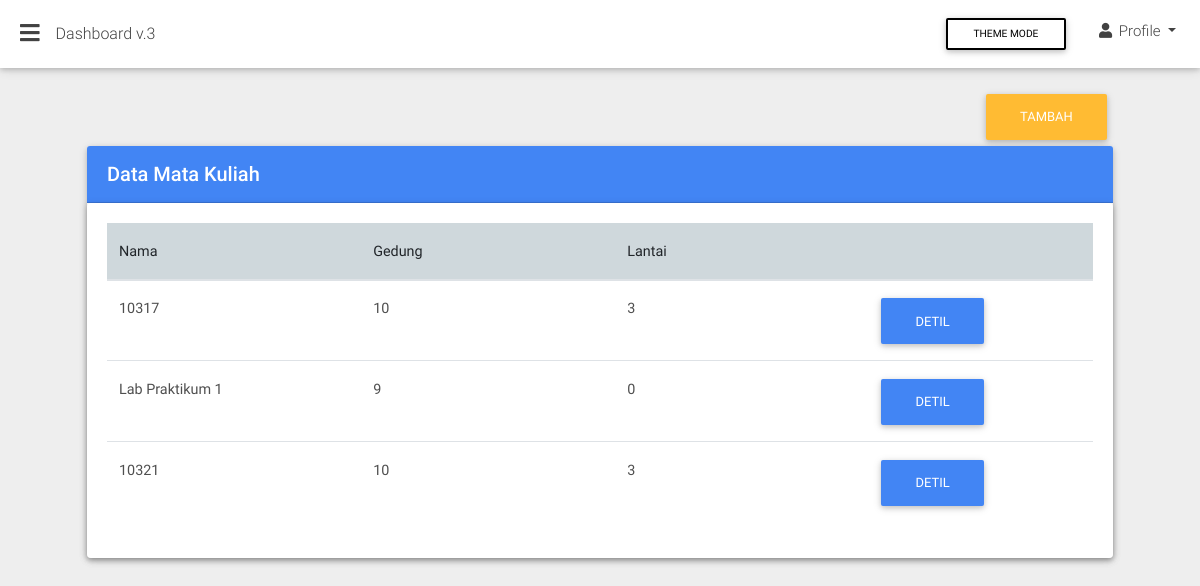
The app's page /index.php?page=ruang with its own data.
### tables this page shows
CREATE TABLE `ruang` (
  `id` bigint(99) NOT NULL,
  `nama` varchar(999) NOT NULL,
  `gedung` int(99) NOT NULL,
  `lantai` int(99) NOT NULL
);

### views/ruang/ruang.php (the view, shortened to what this page needs)
<div class="container-fluid">
    <section class="pb-3">
        <div class="row">
        	<div class="col-12 text-right">
        		<a href="?page=new_ruang">
        			<button class="btn btn-warning  text-right">
        				Tambah
        			</button>
        		</a>
        	</div>
          <div class="col-12">
            <div class="card">
              	<div class="card-header white-text primary-color">
                	<h5 class="font-weight-500 my-1">Data Mata Kuliah</h5>
              	</div>
              	<div class="card">
		          	<div class="card-body table-responsive">
		            	<table class="table">
		              		<thead>
		                		<tr class="blue-grey lighten-4">
		                  			<th class="th-lg">Nama</th>
		                  			<th class="th-lg">Gedung</th>
		                  			<th class="th-lg">Lantai</th>
		                  			<th></th>
		                		</tr>
			              	</thead>
			              	<tbody>
			              		<?php
									$servername = "localhost";
									$username = "root";
									$password = "";
									$dbname = "skripsi";
									$conn = mysqli_connect($servername, $username, $password, $dbname);
									$sql = "SELECT id, nama, gedung, lantai FROM ruang";
									$result = mysqli_query($conn, $sql);
									if (mysqli_num_rows($result) > 0) {
									    while($row = mysqli_fetch_assoc($result)) {
									        echo "<tr>";
									        echo "<td>".$row["nama"]."</td>";
				                  			echo "<td>".$row["gedung"]."</td>";
				                  			echo "<td>".$row["lantai"]."</td>";
				                  			echo "<td>";
				                  			echo "<a href='/?id=".$row["id"]."' class='btn btn-primary'> Detil </a>";
				                  			echo "</td>";
									    }
									}
									?>
			              </tbody>
		            	</table>
		          	</div>
		        </div>
            </div>
        </div>
    </section>
</div>

### records on screen
ruang: nama "10317", gedung "10", lantai "3"
ruang: nama "Lab Praktikum 1", gedung "9", lantai "0"
ruang: nama "10321", gedung "10", lantai "3"
